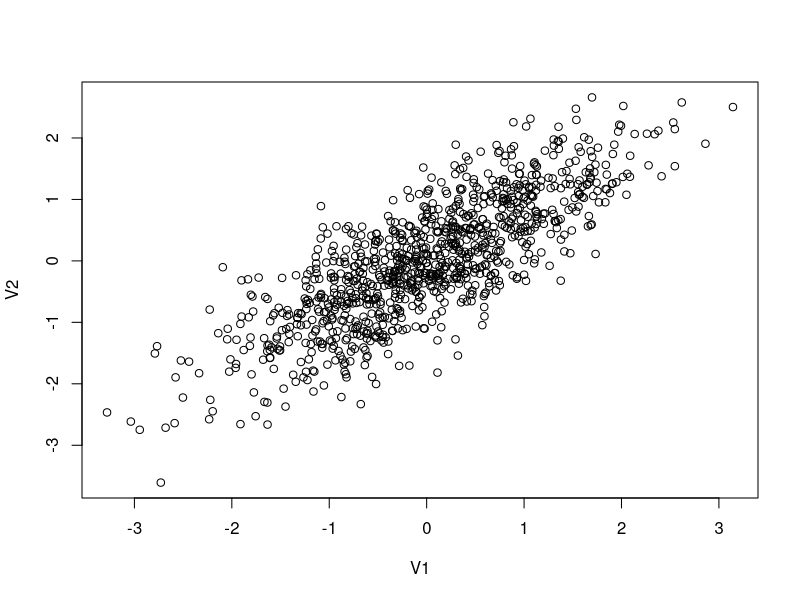

Source code (R): (Note: this script raises an error after producing the figure.)
## ---- chunk 1
install.packages("dplyr")
## ---- chunk 2
knitr::opts_chunk$set(echo = TRUE)
## ---- chunk 3
#This is a comment, alone in a chunk. 

## ---- chunk 4
library(MASS)
library(ggplot2)

out <- as.data.frame(mvrnorm(1000, mu = c(0,0), 
                     Sigma = matrix(c(1,0.8,0.8,1), ncol = 2), 
                     empirical = TRUE))
cor(out)
plot(out)

## ---- chunk 5
out$error<-rnorm(1000, mean=0, sd=1)

#The data generating process
B1<-3
B2<-6

out$Y<-out$V1*B1+out$V2*B2+out$error
View(out)
## ---- chunk 6
model<-lm(Y~V1+V2, out)
summary(model)
## ---- chunk 7
model2<-lm(Y~V1, out)
summary(model2)
## ---- chunk 8
out$Y_adj<-out$Y-6*out$V2
model3<-lm(Y_adj~V1, out)
summary(model3)
## ---- chunk 9
samp<-sample_n(out, 200)
samp
## ---- chunk 10
plotted<-ggplot(samp, aes(V1, y = value, color = variable)) + 
    geom_point(aes(y = Y, col = "Y"),  alpha=.5) + 
    geom_point(aes(y = Y_adj, col = "Y_adj"), alpha=.5)+
    geom_smooth(method='lm', aes(y = Y, col = "Y"))+
    geom_smooth(method='lm', aes(y = Y_adj, col = "Y_adj")) + theme_bw() + labs(x="Variable 1", y="Value", title = "Generated Regression Model with Y and Y-adjusted")

plotted

## ---- chunk 11
new<-lm(inctot~edu, cps_clean)
summary(new)
## ---- chunk 12
model3<-lm(inctot~edu+age+female+health, cps_clean)
summary(model3)
